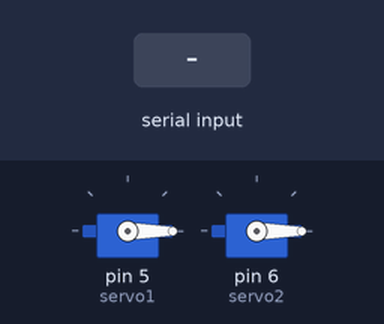
The sketch below on a simulated Arduino Uno, built with avr-gcc and run on an emulated ATmega328P. Parts: 2 × servo. The inputs (shaded band) are chosen by the test bench. What the sketch prints to the serial monitor is not drawn.

Above: at 0.9 s.
1.0 s: "90,45,200\n" received over Serial
2.5 s: "90,45\n" received over Serial
At 3.7 s:
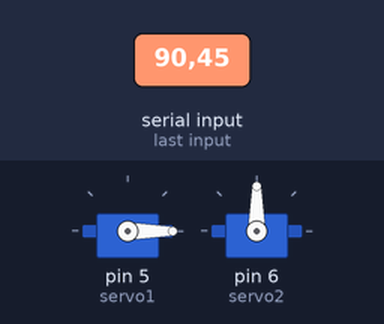
4.0 s: "90,45,200,10\n" received over Serial
At 4.8 s:
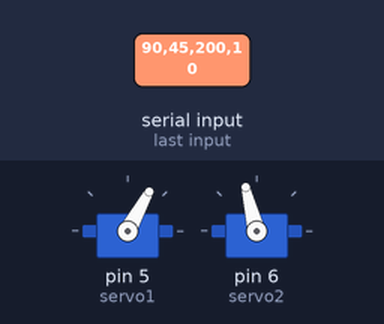
5.5 s: "1,90,45\n" received over Serial
At 6.7 s:
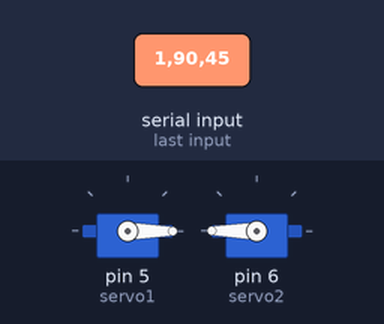
7.0 s: "1,90\n" received over Serial
At 8.4 s:
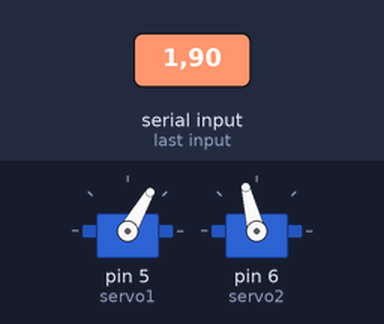
Timing chart, 0 to 9.5 s (numbered marks = the images above; inputs shaded):
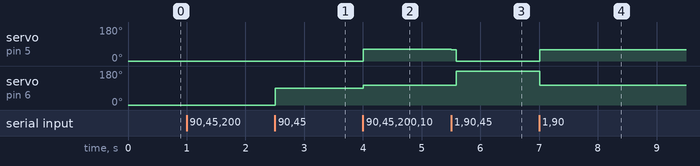

The sketch:

arm_position.ino
```cpp
#include <Servo.h>

#define PI 3.1415926535897932384626433832795

Servo servo1;
Servo servo2;

// the coordinates
float x;
float y;

// the angle of the servo motors
float theta1;
float theta2;

float a;

float L1;
float L2;


void setup() {

servo1.attach(5);
servo2.attach(6);

// set the servo to their initial position
servo1.write(0);
servo2.write(0);

//To get the angle from the serial monitor
Serial.begin(9600);

Serial.setTimeout(10);

Serial.print("write the leangth of the first link ");
while (Serial.available()==0) {}   // waiting to receiving the coordinate
L1=Serial.parseFloat();// raed the leangth as float
Serial.print(L1);
Serial.print("\n");

Serial.print("write the leangth of the seccond link ");
while (Serial.available()==0) {}   // waiting to receiving the coordinate
L2=Serial.parseFloat();// raed the leangth as float
Serial.print(L2);
Serial.print("\n");

}

void loop() {
  // reading the coordinates from the serial monitor
Serial.print("write the value of the x coordinate ");
while (Serial.available()==0) {}   // waiting to receiving the coordinate
x=Serial.parseFloat();// raed the coordinate as float

Serial.print(x);

Serial.print("\n");

Serial.print("write the value of the y coordinate ");
while(Serial.available()==0){} // waiting to receiving the coordinate
y=Serial.parseFloat(); // raed the coordinate as float

Serial.print(y);

Serial.print("\n");

// calculating the angle using the the formela

//first we must check that what inside the arccos is not bigger than 1 or less than -1

a=(pow(x,2)+pow(y,2)-pow(L1,2)-pow(L2,2))/(2*(L1)*(L2));

if (a>=-1 && a<=1){

theta2= acos(a);

//first we must check that what inside the arccos is not bigger than 1 or less than -1
//the term x/sqrt(x^2+y^2) is always in the interval [-1,1] so no need to check it
a=(pow(x,2)+pow(y,2)+pow(L1,2)-pow(L2,2))/(2*(L1)*(sqrt(pow(x,2)+pow(y,2))));
if (a>=-1 && a<=1){
theta1= acos(x/(sqrt(pow(x,2)+pow(y,2))))-acos(a);


//convert the angles from radian to degree

theta1= theta1*180/PI;

theta2= theta2*180/PI;

// since the servo motor move to angle between 0 & 180, so we must check that the angles is in this interval
// or the arm won't go the right position

if (theta1>=0 && theta1<=180 && theta2>=0 && theta2<=180){

// moving the arm to its position

servo1.write(theta1);
servo2.write(theta2);

Serial.print("\n");

Serial.print(theta1);
Serial.print(" , ");
Serial.print(theta2);

Serial.print("\n");  }else{Serial.print("this coordinates is out of the arm's range, it isn't reachable ");
 Serial.print("\n"); }

}else{Serial.print("this coordinates is out of the arm's range, it isn't reachable");
 Serial.print("\n");    }
}else{Serial.print("this coordinates is out of the arm's range, it isn't reachable");
     Serial.print("\n");}
}
```

Measured:
- after the input at 1.0 s, every drawn part: stays the same
- after the input at 2.5 s, servo on pin 6 (servo2): 0° → 90° at once
- after the input at 4.0 s, servo on pin 5 (servo1): 0° → 61° at once; servo on pin 6 (servo2): 90° → 104° at once
- after the input at 5.5 s, servo on pin 5 (servo1): 61° → 60° at once, → 0° 0.08 s later; servo on pin 6 (servo2): 104° → 180° after 0.09 s
- after the input at 7.0 s, servo on pin 5 (servo1): 0° → 60° at once; servo on pin 6 (servo2): 180° → 104° at once
